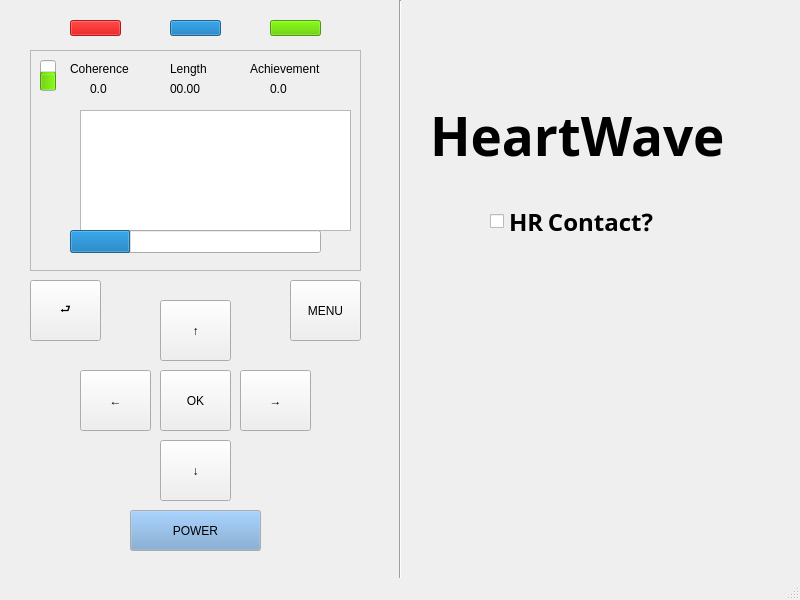
<?xml version="1.0" encoding="UTF-8"?>
<ui version="4.0">
 <class>MainWindow</class>
 <widget class="QMainWindow" name="MainWindow">
  <property name="geometry">
   <rect>
    <x>0</x>
    <y>0</y>
    <width>800</width>
    <height>600</height>
   </rect>
  </property>
  <property name="windowTitle">
   <string>MainWindow</string>
  </property>
  <widget class="QWidget" name="centralwidget">
   <widget class="QFrame" name="frame">
    <property name="geometry">
     <rect>
      <x>30</x>
      <y>50</y>
      <width>331</width>
      <height>221</height>
     </rect>
    </property>
    <property name="frameShape">
     <enum>QFrame::StyledPanel</enum>
    </property>
    <property name="frameShadow">
     <enum>QFrame::Raised</enum>
    </property>
    <widget class="QCustomPlot" name="graph">
     <property name="geometry">
      <rect>
       <x>50</x>
       <y>60</y>
       <width>271</width>
       <height>121</height>
      </rect>
     </property>
    </widget>
    <widget class="QProgressBar" name="breath_pacer">
     <property name="geometry">
      <rect>
       <x>40</x>
       <y>180</y>
       <width>251</width>
       <height>23</height>
      </rect>
     </property>
     <property name="value">
      <number>24</number>
     </property>
     <property name="textVisible">
      <bool>false</bool>
     </property>
    </widget>
    <widget class="QLabel" name="coherence_label">
     <property name="geometry">
      <rect>
       <x>40</x>
       <y>10</y>
       <width>61</width>
       <height>17</height>
      </rect>
     </property>
     <property name="text">
      <string>Coherence</string>
     </property>
    </widget>
    <widget class="QLabel" name="length_label">
     <property name="geometry">
      <rect>
       <x>140</x>
       <y>10</y>
       <width>61</width>
       <height>17</height>
      </rect>
     </property>
     <property name="text">
      <string>Length</string>
     </property>
    </widget>
    <widget class="QLabel" name="achievement_label">
     <property name="geometry">
      <rect>
       <x>220</x>
       <y>10</y>
       <width>81</width>
       <height>17</height>
      </rect>
     </property>
     <property name="text">
      <string>Achievement</string>
     </property>
    </widget>
    <widget class="QLabel" name="coherence_value">
     <property name="geometry">
      <rect>
       <x>60</x>
       <y>30</y>
       <width>54</width>
       <height>17</height>
      </rect>
     </property>
     <property name="text">
      <string>0.0</string>
     </property>
    </widget>
    <widget class="QLabel" name="length_value">
     <property name="geometry">
      <rect>
       <x>140</x>
       <y>30</y>
       <width>61</width>
       <height>17</height>
      </rect>
     </property>
     <property name="text">
      <string>00.00</string>
     </property>
    </widget>
    <widget class="QLabel" name="achievement_value">
     <property name="geometry">
      <rect>
       <x>240</x>
       <y>30</y>
       <width>61</width>
       <height>17</height>
      </rect>
     </property>
     <property name="text">
      <string>0.0</string>
     </property>
    </widget>
    <widget class="QProgressBar" name="battery">
     <property name="geometry">
      <rect>
       <x>10</x>
       <y>10</y>
       <width>16</width>
       <height>31</height>
      </rect>
     </property>
     <property name="palette">
      <palette>
       <active>
        <colorrole role="Highlight">
         <brush brushstyle="SolidPattern">
          <color alpha="255">
           <red>115</red>
           <green>210</green>
           <blue>22</blue>
          </color>
         </brush>
        </colorrole>
       </active>
       <inactive>
        <colorrole role="Highlight">
         <brush brushstyle="SolidPattern">
          <color alpha="255">
           <red>115</red>
           <green>210</green>
           <blue>22</blue>
          </color>
         </brush>
        </colorrole>
       </inactive>
       <disabled>
        <colorrole role="Highlight">
         <brush brushstyle="SolidPattern">
          <color alpha="255">
           <red>145</red>
           <green>145</green>
           <blue>145</blue>
          </color>
         </brush>
        </colorrole>
       </disabled>
      </palette>
     </property>
     <property name="value">
      <number>50</number>
     </property>
     <property name="textVisible">
      <bool>false</bool>
     </property>
     <property name="orientation">
      <enum>Qt::Vertical</enum>
     </property>
    </widget>
    <widget class="QLabel" name="heart_icon">
     <property name="geometry">
      <rect>
       <x>300</x>
       <y>10</y>
       <width>21</width>
       <height>21</height>
      </rect>
     </property>
     <property name="maximumSize">
      <size>
       <width>21</width>
       <height>21</height>
      </size>
     </property>
     <property name="font">
      <font>
       <pointsize>6</pointsize>
      </font>
     </property>
     <property name="styleSheet">
      <string notr="true">width:5px;</string>
     </property>
     <property name="text">
      <string/>
     </property>
     <property name="textFormat">
      <enum>Qt::RichText</enum>
     </property>
     <property name="pixmap">
      <pixmap>free-heart-beat-icon-2935-thumb.png</pixmap>
     </property>
     <property name="scaledContents">
      <bool>true</bool>
     </property>
    </widget>
   </widget>
   <widget class="Line" name="separator">
    <property name="geometry">
     <rect>
      <x>390</x>
      <y>0</y>
      <width>21</width>
      <height>591</height>
     </rect>
    </property>
    <property name="orientation">
     <enum>Qt::Vertical</enum>
    </property>
   </widget>
   <widget class="QProgressBar" name="red_bar">
    <property name="geometry">
     <rect>
      <x>70</x>
      <y>20</y>
      <width>51</width>
      <height>16</height>
     </rect>
    </property>
    <property name="palette">
     <palette>
      <active>
       <colorrole role="Highlight">
        <brush brushstyle="SolidPattern">
         <color alpha="255">
          <red>239</red>
          <green>41</green>
          <blue>41</blue>
         </color>
        </brush>
       </colorrole>
      </active>
      <inactive>
       <colorrole role="Highlight">
        <brush brushstyle="SolidPattern">
         <color alpha="255">
          <red>239</red>
          <green>41</green>
          <blue>41</blue>
         </color>
        </brush>
       </colorrole>
      </inactive>
      <disabled>
       <colorrole role="Highlight">
        <brush brushstyle="SolidPattern">
         <color alpha="255">
          <red>145</red>
          <green>145</green>
          <blue>145</blue>
         </color>
        </brush>
       </colorrole>
      </disabled>
     </palette>
    </property>
    <property name="value">
     <number>100</number>
    </property>
    <property name="textVisible">
     <bool>false</bool>
    </property>
   </widget>
   <widget class="QProgressBar" name="blue_bar">
    <property name="geometry">
     <rect>
      <x>170</x>
      <y>20</y>
      <width>51</width>
      <height>16</height>
     </rect>
    </property>
    <property name="value">
     <number>100</number>
    </property>
    <property name="textVisible">
     <bool>false</bool>
    </property>
   </widget>
   <widget class="QProgressBar" name="green_bar">
    <property name="geometry">
     <rect>
      <x>270</x>
      <y>20</y>
      <width>51</width>
      <height>16</height>
     </rect>
    </property>
    <property name="palette">
     <palette>
      <active>
       <colorrole role="Highlight">
        <brush brushstyle="SolidPattern">
         <color alpha="255">
          <red>115</red>
          <green>210</green>
          <blue>22</blue>
         </color>
        </brush>
       </colorrole>
      </active>
      <inactive>
       <colorrole role="Highlight">
        <brush brushstyle="SolidPattern">
         <color alpha="255">
          <red>115</red>
          <green>210</green>
          <blue>22</blue>
         </color>
        </brush>
       </colorrole>
      </inactive>
      <disabled>
       <colorrole role="Highlight">
        <brush brushstyle="SolidPattern">
         <color alpha="255">
          <red>145</red>
          <green>145</green>
          <blue>145</blue>
         </color>
        </brush>
       </colorrole>
      </disabled>
     </palette>
    </property>
    <property name="value">
     <number>100</number>
    </property>
    <property name="textVisible">
     <bool>false</bool>
    </property>
   </widget>
   <widget class="QPushButton" name="up">
    <property name="geometry">
     <rect>
      <x>160</x>
      <y>300</y>
      <width>71</width>
      <height>61</height>
     </rect>
    </property>
    <property name="text">
     <string>↑</string>
    </property>
   </widget>
   <widget class="QPushButton" name="ok">
    <property name="geometry">
     <rect>
      <x>160</x>
      <y>370</y>
      <width>71</width>
      <height>61</height>
     </rect>
    </property>
    <property name="text">
     <string>OK</string>
    </property>
   </widget>
   <widget class="QPushButton" name="down">
    <property name="geometry">
     <rect>
      <x>160</x>
      <y>440</y>
      <width>71</width>
      <height>61</height>
     </rect>
    </property>
    <property name="text">
     <string>↓</string>
    </property>
   </widget>
   <widget class="QPushButton" name="right">
    <property name="geometry">
     <rect>
      <x>240</x>
      <y>370</y>
      <width>71</width>
      <height>61</height>
     </rect>
    </property>
    <property name="text">
     <string>→</string>
    </property>
   </widget>
   <widget class="QPushButton" name="left">
    <property name="geometry">
     <rect>
      <x>80</x>
      <y>370</y>
      <width>71</width>
      <height>61</height>
     </rect>
    </property>
    <property name="text">
     <string>←</string>
    </property>
   </widget>
   <widget class="QPushButton" name="back">
    <property name="geometry">
     <rect>
      <x>30</x>
      <y>280</y>
      <width>71</width>
      <height>61</height>
     </rect>
    </property>
    <property name="text">
     <string>⮐</string>
    </property>
   </widget>
   <widget class="QPushButton" name="menu">
    <property name="geometry">
     <rect>
      <x>290</x>
      <y>280</y>
      <width>71</width>
      <height>61</height>
     </rect>
    </property>
    <property name="text">
     <string>MENU</string>
    </property>
   </widget>
   <widget class="QPushButton" name="power">
    <property name="geometry">
     <rect>
      <x>130</x>
      <y>510</y>
      <width>131</width>
      <height>41</height>
     </rect>
    </property>
    <property name="palette">
     <palette>
      <active>
       <colorrole role="Button">
        <brush brushstyle="SolidPattern">
         <color alpha="255">
          <red>114</red>
          <green>159</green>
          <blue>207</blue>
         </color>
        </brush>
       </colorrole>
      </active>
      <inactive>
       <colorrole role="Button">
        <brush brushstyle="SolidPattern">
         <color alpha="255">
          <red>114</red>
          <green>159</green>
          <blue>207</blue>
         </color>
        </brush>
       </colorrole>
      </inactive>
      <disabled>
       <colorrole role="Button">
        <brush brushstyle="SolidPattern">
         <color alpha="255">
          <red>114</red>
          <green>159</green>
          <blue>207</blue>
         </color>
        </brush>
       </colorrole>
      </disabled>
     </palette>
    </property>
    <property name="text">
     <string>POWER</string>
    </property>
   </widget>
   <widget class="QLabel" name="title">
    <property name="geometry">
     <rect>
      <x>430</x>
      <y>60</y>
      <width>331</width>
      <height>151</height>
     </rect>
    </property>
    <property name="font">
     <font>
      <family>Noto Sans Adlam</family>
      <pointsize>40</pointsize>
      <weight>75</weight>
      <bold>true</bold>
     </font>
    </property>
    <property name="text">
     <string>HeartWave</string>
    </property>
   </widget>
   <widget class="QCheckBox" name="checkBox">
    <property name="geometry">
     <rect>
      <x>490</x>
      <y>210</y>
      <width>201</width>
      <height>23</height>
     </rect>
    </property>
    <property name="font">
     <font>
      <family>Noto Sans Adlam</family>
      <pointsize>18</pointsize>
      <weight>75</weight>
      <bold>true</bold>
     </font>
    </property>
    <property name="text">
     <string>HR Contact?</string>
    </property>
   </widget>
   <widget class="QLabel" name="error_space">
    <property name="geometry">
     <rect>
      <x>450</x>
      <y>270</y>
      <width>281</width>
      <height>161</height>
     </rect>
    </property>
    <property name="text">
     <string/>
    </property>
   </widget>
  </widget>
  <widget class="QMenuBar" name="menubar">
   <property name="geometry">
    <rect>
     <x>0</x>
     <y>0</y>
     <width>800</width>
     <height>22</height>
    </rect>
   </property>
  </widget>
  <widget class="QStatusBar" name="statusbar"/>
 </widget>
 <customwidgets>
  <customwidget>
   <class>QCustomPlot</class>
   <extends>QGraphicsView</extends>
   <header location="global">qcustomplot.h</header>
  </customwidget>
 </customwidgets>
 <resources/>
 <connections/>
</ui>
